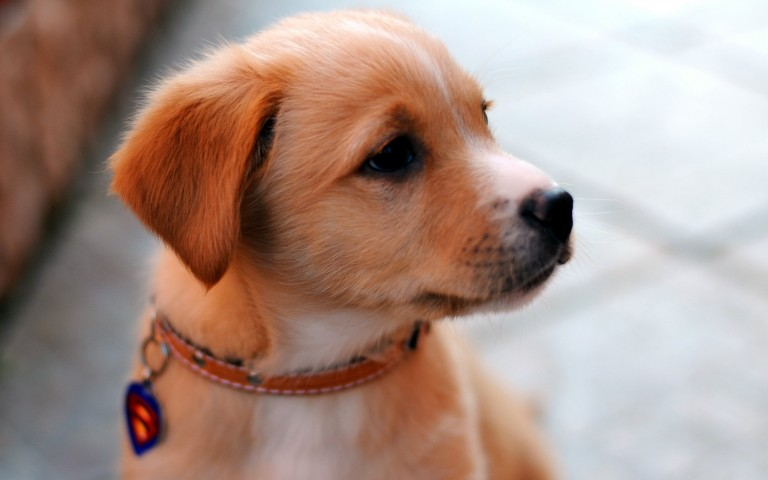
#> input picture pencil_sketch_with_python/dog.jpg, 768 x 480 px
$ python pencil_sketch.py
#> lines starting #> are read from the running program, lines starting #| are printed output that depends on the picture
import cv2
import matplotlib.pyplot as plt
image = cv2.imread("dog.jpg")
#> image is the input picture: shape (480, 768, 3); mean B, G, R 134.8, 145.1, 169.5

gray_image = cv2.cvtColor(image, cv2.COLOR_BGR2GRAY)
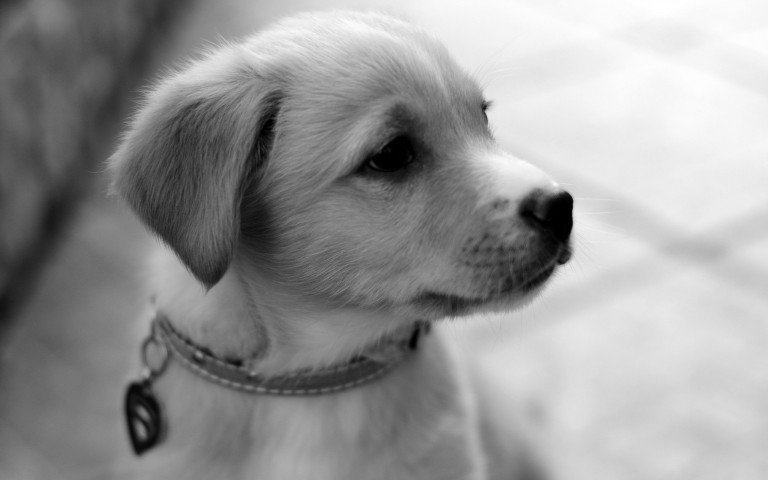
#> gray_image: shape (480, 768); min 0, max 255, mean 151.2

inverted_image = 255 - gray_image
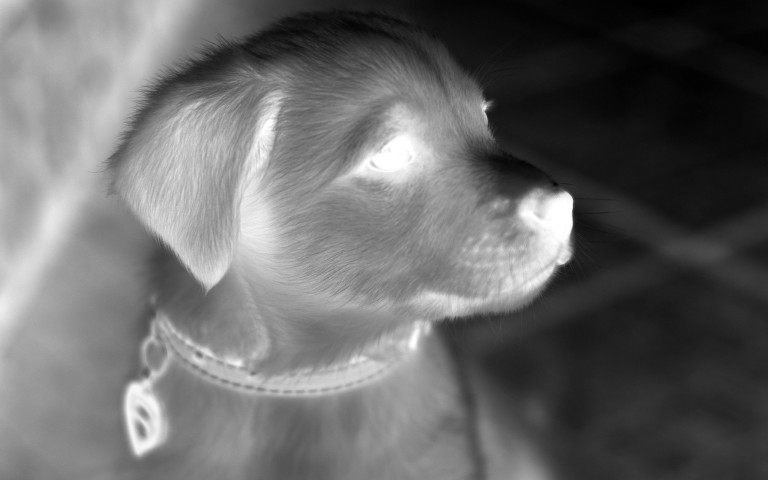
#> inverted_image: shape (480, 768); min 0, max 255, mean 103.8

blurred = cv2.GaussianBlur(inverted_image, (21, 21), 0)
inverted_blurred = 255 - blurred

pencil_sketch = cv2.divide(gray_image, inverted_blurred, scale=256.0)
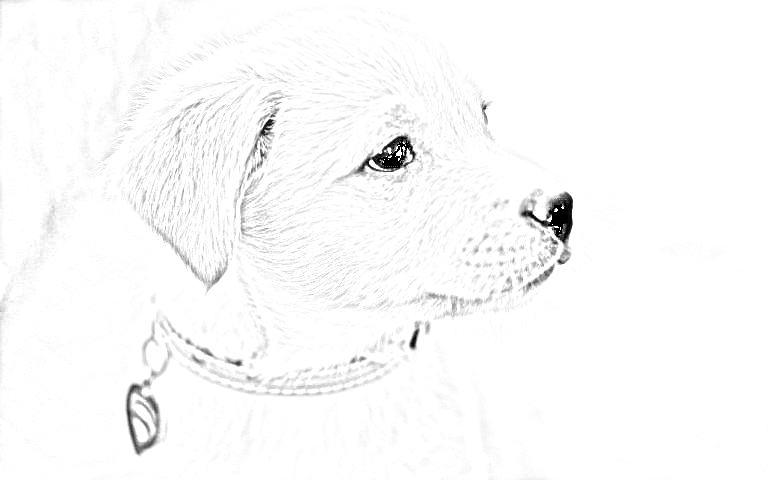
#> pencil_sketch: shape (480, 768); min 0, max 255, mean 250.2

plt.figure(figsize=(30,30))
plt.subplot(151), plt.imshow(cv2.cvtColor(image, cv2.COLOR_BGR2RGB)),plt.title('Original')
plt.xticks([]), plt.yticks([])
plt.subplot(152), plt.imshow(cv2.cvtColor(gray_image, cv2.COLOR_BGR2RGB)),plt.title('Gray image')
plt.xticks([]), plt.yticks([])
plt.subplot(153), plt.imshow(cv2.cvtColor(inverted_image, cv2.COLOR_BGR2RGB)),plt.title('Inverted image')
plt.xticks([]), plt.yticks([])
plt.subplot(154), plt.imshow(cv2.cvtColor(inverted_blurred, cv2.COLOR_BGR2RGB)),plt.title('Inverted Blurred')
plt.xticks([]), plt.yticks([])
plt.subplot(155), plt.imshow(cv2.cvtColor(pencil_sketch, cv2.COLOR_BGR2RGB)),plt.title('Pencil filter')
plt.xticks([]), plt.yticks([])
plt.tight_layout()
plt.show()
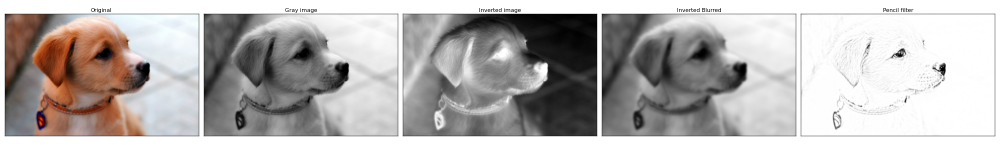
#> figure drawn by matplotlib, 5 panels
cv2.imwrite("dog_pencil_sketch.png", pencil_sketch)
print('Successfully saved')
